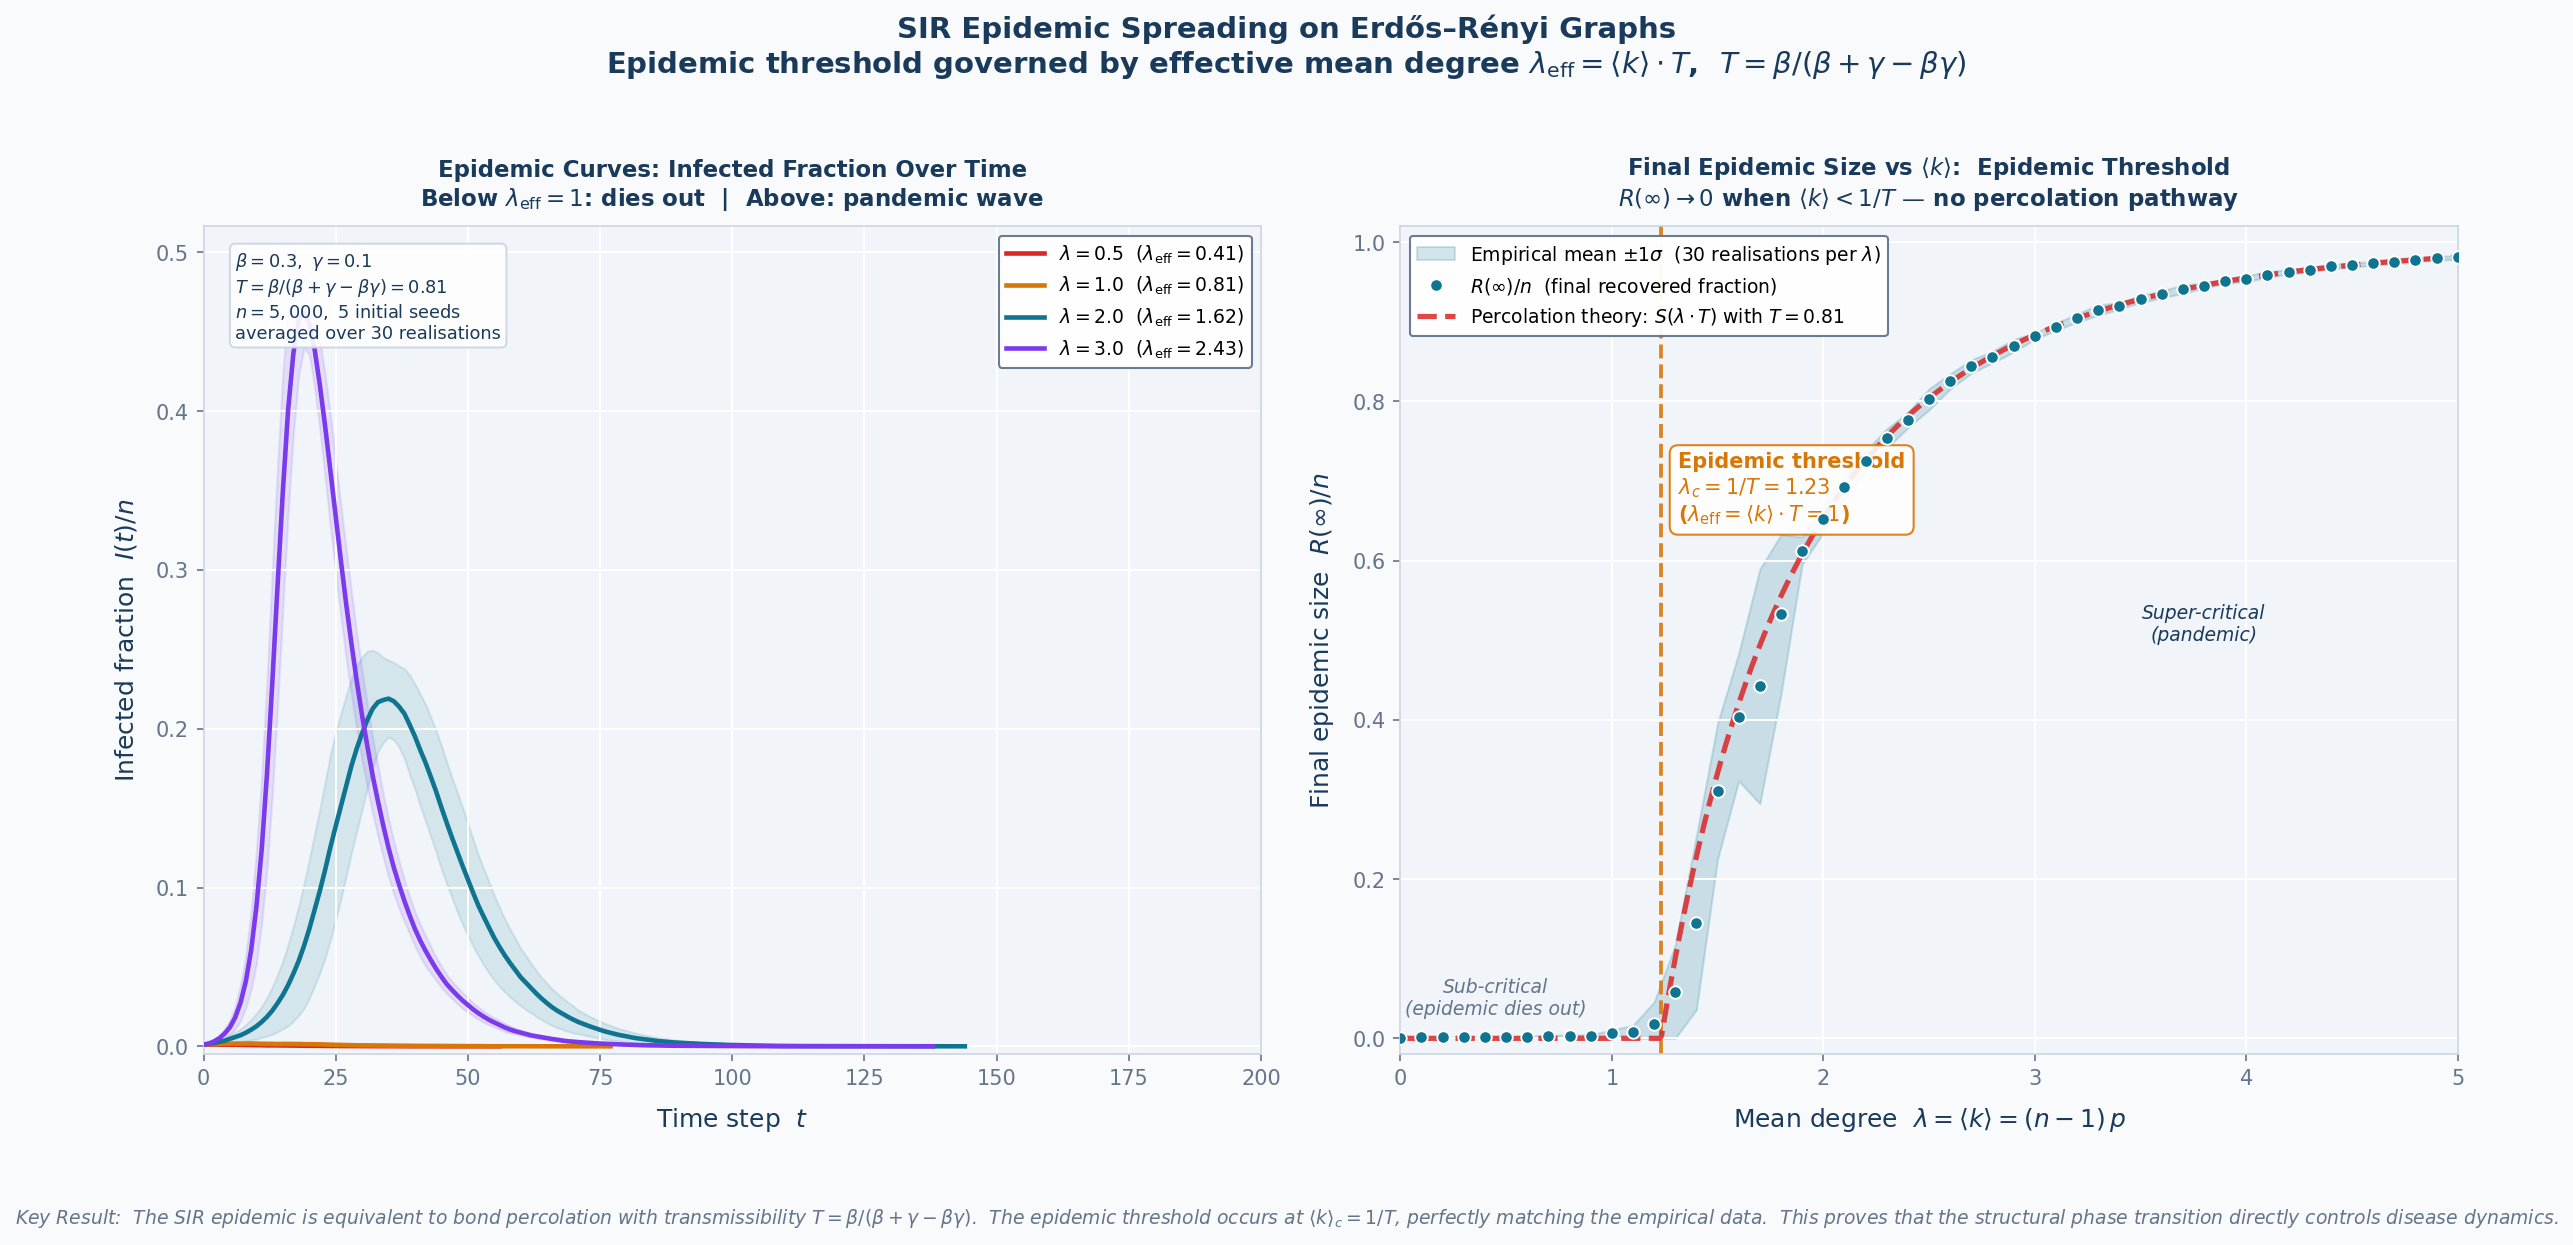

Recreate this plot in Python.
"""
plot11_sir_epidemic.py
========================
Phase 4 — Part B — SIR Epidemic Spreading on the Erdős–Rényi Graph
Outputs: plot11_sir_epidemic.png

Proof Verified:
    A network-based SIR (Susceptible → Infected → Recovered) epidemic can
    only reach a macroscopic fraction of the population if the network is in
    the supercritical regime (⟨k⟩ > 1, i.e. p > 1/n).

    In the SIR model, each infected node transmits to a susceptible neighbour
    with probability β per time step and recovers with probability γ.
    The probability that an infected node ever transmits across a given edge
    (the "transmissibility") is:
        T = β / (β + γ − βγ)

    This is the correct transmissibility for the *discrete-time* update used
    in this script (infection attempts, then recovery). At each step, the
    infected node either transmits with probability β, or it fails to transmit
    and also survives without recovery with probability (1−β)(1−γ), repeating.
    Therefore:
        T = β · Σ_{t≥0} ((1−β)(1−γ))^t = β / (1 − (1−β)(1−γ))
          = β / (β + γ − βγ)

    The SIR epidemic is mathematically equivalent to bond percolation with
    probability T on the contact network.  Therefore the epidemic can become
    a pandemic only if the *effective* mean degree  λ_eff = ⟨k⟩ · T > 1.

    Below this threshold the giant component of the percolated graph does not
    exist: the disease remains confined to a small tree and dies out.
    Above it, the percolated giant component provides a highway for the
    epidemic to spread globally.

Shows:
    - Left panel  : SIR time-series (I(t) fraction vs time) for four
                    values of p:  0.5/n, 1/n, 2/n, 3/n
    - Right panel : Final epidemic size R(∞)/n vs ⟨k⟩ = λ, averaged over
                    30 realisations per λ, with theoretical percolation
                    prediction using effective transmissibility T = β/(β+γ)
"""

import random
import numpy as np
import matplotlib.pyplot as plt
from collections import deque

random.seed(42)
np.random.seed(42)

from fast_er import er_fast

# ── Palette (consistent with all Phase 2 & 3 plots) ──────────────────────────
NAVY   = "#1A3A5C"
TEAL   = "#0E7490"
RED    = "#DC2626"
GOLD   = "#D97706"
SLATE  = "#64748B"
LIGHT  = "#F1F5F9"
PURPLE = "#7C3AED"
GREEN  = "#059669"


# ── Discrete-time SIR on adjacency list ───────────────────────────────────────
def sir_simulation(adj, beta=0.3, gamma=0.1, n_seeds=5, max_steps=300):
    """
    Discrete-time SIR epidemic simulation.

    Each time step:
      1. Every infected node attempts to infect each susceptible neighbour
         independently with probability β.
      2. Every infected node recovers independently with probability γ.

    Parameters
    ----------
    adj       : list[list[int]] — adjacency list
    beta      : float — per-edge infection probability per time step
    gamma     : float — recovery probability per time step
    n_seeds   : int   — number of initially infected nodes
    max_steps : int   — maximum number of time steps

    Returns
    -------
    S_frac, I_frac, R_frac : arrays (fractions at each time step)
    """
    n = len(adj)
    if n == 0:
        return np.array([1.0]), np.array([0.0]), np.array([0.0])

    # States: 0 = S, 1 = I, 2 = R
    state = np.zeros(n, dtype=np.int8)

    # Seed initial infections
    seed_count = min(n_seeds, n)
    seeds = random.sample(range(n), seed_count)
    for v in seeds:
        state[v] = 1

    S_hist = [float(np.sum(state == 0)) / n]
    I_hist = [float(np.sum(state == 1)) / n]
    R_hist = [float(np.sum(state == 2)) / n]

    for _ in range(max_steps):
        infected = np.where(state == 1)[0]
        if len(infected) == 0:
            break

        new_infected = set()
        new_recovered = set()

        # Infection: each I node tries to infect S neighbours
        for v in infected:
            for u in adj[v]:
                if state[u] == 0 and u not in new_recovered:
                    if random.random() < beta:
                        new_infected.add(u)

        # Recovery: each I node recovers with prob γ
        for v in infected:
            if random.random() < gamma:
                new_recovered.add(v)

        # Apply state changes (recovery takes priority for nodes that
        # were already infected — newly infected stay infected)
        for v in new_recovered:
            state[v] = 2
        for v in new_infected:
            if state[v] == 0:   # only infect if still susceptible
                state[v] = 1

        S_hist.append(float(np.sum(state == 0)) / n)
        I_hist.append(float(np.sum(state == 1)) / n)
        R_hist.append(float(np.sum(state == 2)) / n)

    return np.array(S_hist), np.array(I_hist), np.array(R_hist)


# ── Theoretical percolation curve ─────────────────────────────────────────────
def S_theory(lam_eff, tol=1e-12):
    """
    Solve  S = 1 − exp(−λ_eff·S)  by fixed-point iteration.
    λ_eff = ⟨k⟩ · T  where T = β/(β+γ) is the SIR transmissibility.
    Returns 0 for λ_eff ≤ 1.
    """
    if lam_eff <= 1.0:
        return 0.0
    S = 0.5
    for _ in range(2000):
        S_new = 1.0 - np.exp(-lam_eff * S)
        if abs(S_new - S) < tol:
            return S_new
        S = S_new
    return S


# ── Simulation parameters ─────────────────────────────────────────────────────
N         = 5000       # nodes per graph
BETA      = 0.3        # infection rate per edge per step
GAMMA     = 0.1        # recovery rate per step
T_SIR     = BETA / (BETA + GAMMA - BETA * GAMMA)   # discrete-time transmissibility
N_SEEDS   = 5          # initial infected
MAX_STEPS = 200        # max time steps
REPS      = 30         # independent realisations

print(f"Phase 4B — SIR Epidemic:  n={N}, β={BETA}, γ={GAMMA}, T={T_SIR:.4f}")
print(f"  Effective critical degree: ⟨k⟩_c = 1/T = {1/T_SIR:.2f}")
print("=" * 65)

# Left panel: 4 regimes
regime_configs = [
    (0.5,  RED,    r"$\lambda = 0.5$  ($\lambda_{\mathrm{eff}} = " + f"{0.5*T_SIR:.2f}" + r"$)"),
    (1.0,  GOLD,   r"$\lambda = 1.0$  ($\lambda_{\mathrm{eff}} = " + f"{1.0*T_SIR:.2f}" + r"$)"),
    (2.0,  TEAL,   r"$\lambda = 2.0$  ($\lambda_{\mathrm{eff}} = " + f"{2.0*T_SIR:.2f}" + r"$)"),
    (3.0,  PURPLE, r"$\lambda = 3.0$  ($\lambda_{\mathrm{eff}} = " + f"{3.0*T_SIR:.2f}" + r"$)"),
]

# Right panel: sweep over λ
LAM_SWEEP = np.linspace(0.0, 5.0, 51)

# ── LEFT PANEL DATA — SIR curves for 4 regimes ──────────────────────────────
regime_results = {}
for lam, color, label in regime_configs:
    p = lam / N
    print(f"  λ = {lam} (λ_eff = {lam * T_SIR:.3f}) ...")
    all_I = []
    for _ in range(REPS):
        adj = er_fast(N, p)
        _, I_t, _ = sir_simulation(adj, BETA, GAMMA, N_SEEDS, MAX_STEPS)
        all_I.append(I_t)

    # Pad to same length
    max_len = max(len(x) for x in all_I)
    padded = []
    for arr in all_I:
        if len(arr) < max_len:
            padded.append(np.concatenate([arr, np.zeros(max_len - len(arr))]))
        else:
            padded.append(arr)

    regime_results[lam] = {
        "I_mean": np.mean(padded, axis=0),
        "I_std":  np.std(padded, axis=0),
    }

# ── RIGHT PANEL DATA — Final epidemic size vs ⟨k⟩ ───────────────────────────
print("\nSweeping λ for final epidemic size R(∞) ...")
R_final_mean = np.zeros(len(LAM_SWEEP))
R_final_std  = np.zeros(len(LAM_SWEEP))

for idx, lam in enumerate(LAM_SWEEP):
    p = lam / N
    R_finals = []
    for _ in range(REPS):
        adj = er_fast(N, p)
        _, _, R_t = sir_simulation(adj, BETA, GAMMA, N_SEEDS, MAX_STEPS)
        R_finals.append(R_t[-1])
    R_final_mean[idx] = np.mean(R_finals)
    R_final_std[idx]  = np.std(R_finals)
    if (idx + 1) % 10 == 0:
        print(f"  λ={lam:.2f}  R(∞)={R_final_mean[idx]:.4f}  σ={R_final_std[idx]:.4f}")

print("Done.\n")

# ── Figure ────────────────────────────────────────────────────────────────────
fig, (ax1, ax2) = plt.subplots(1, 2, figsize=(16, 7.5))
fig.patch.set_facecolor("#F8FAFC")

fig.suptitle(
    r"SIR Epidemic Spreading on Erdős–Rényi Graphs"
    "\n"
    r"Epidemic threshold governed by effective mean degree "
    r"$\lambda_{\mathrm{eff}} = \langle k \rangle \cdot T$,  "
    r"$T = \beta/(\beta + \gamma - \beta\gamma)$",
    fontsize=14, color=NAVY, fontweight="bold", y=1.02
)

# ────────────────────────────────────────────────────────────────────────────
# LEFT PANEL — Infected fraction over time
# ────────────────────────────────────────────────────────────────────────────
ax1.set_facecolor(LIGHT)
ax1.grid(True, color="white", linewidth=0.9, zorder=0)

for lam, color, label in regime_configs:
    r = regime_results[lam]
    t = np.arange(len(r["I_mean"]))
    ax1.fill_between(t,
                     np.clip(r["I_mean"] - r["I_std"], 0, 1),
                     np.clip(r["I_mean"] + r["I_std"], 0, 1),
                     color=color, alpha=0.12, zorder=1)
    ax1.plot(t, r["I_mean"], "-", color=color, lw=2.2,
             label=label, zorder=3)

# Parameter box
ax1.text(0.03, 0.97,
         rf"$\beta = {BETA},\ \gamma = {GAMMA}$" "\n"
         rf"$T = \beta/(\beta+\gamma-\beta\gamma) = {T_SIR:.2f}$" "\n"
         rf"$n = {N:,},\ {N_SEEDS}$ initial seeds" "\n"
         rf"averaged over {REPS} realisations",
         transform=ax1.transAxes, fontsize=8.5,
         va="top", ha="left", color=NAVY,
         bbox=dict(boxstyle="round,pad=0.3",
                   facecolor="white", edgecolor="#CBD5E1", alpha=0.9))

ax1.set_xlabel("Time step  $t$", fontsize=12, color=NAVY, labelpad=8)
ax1.set_ylabel("Infected fraction  $I(t)/n$", fontsize=12, color=NAVY, labelpad=8)
ax1.set_title(
    "Epidemic Curves: Infected Fraction Over Time\n"
    r"Below $\lambda_{\mathrm{eff}}{=}1$: dies out  |  Above: pandemic wave",
    fontsize=11, color=NAVY, fontweight="bold", pad=10
)
ax1.legend(fontsize=9, framealpha=0.95, facecolor="white",
           edgecolor=SLATE, loc="upper right")
ax1.set_xlim(0, MAX_STEPS)
ax1.set_ylim(-0.005, None)
for spine in ax1.spines.values():
    spine.set_color("#CBD5E1")
ax1.tick_params(colors=SLATE, labelsize=10)

# ────────────────────────────────────────────────────────────────────────────
# RIGHT PANEL — Final epidemic size R(∞) vs ⟨k⟩
# ────────────────────────────────────────────────────────────────────────────
ax2.set_facecolor(LIGHT)
ax2.grid(True, color="white", linewidth=0.9, zorder=0)

# Empirical R(∞) with ±1σ band
ax2.fill_between(LAM_SWEEP,
                 np.clip(R_final_mean - R_final_std, 0, 1),
                 np.clip(R_final_mean + R_final_std, 0, 1),
                 color=TEAL, alpha=0.18, zorder=1,
                 label=rf"Empirical mean $\pm 1\sigma$  ({REPS} realisations per $\lambda$)")
ax2.plot(LAM_SWEEP, R_final_mean, "o", color=TEAL, markersize=6,
         markeredgecolor="white", markeredgewidth=0.9,
         label=r"$R(\infty)/n$  (final recovered fraction)", zorder=4)

# Theoretical percolation curve — using EFFECTIVE mean degree λ·T
lam_dense  = np.linspace(0.0, 5.0, 600)
S_th_dense = np.array([S_theory(l * T_SIR) for l in lam_dense])
ax2.plot(lam_dense, S_th_dense, "--",
         color=RED, lw=2.5, alpha=0.85,
         label=r"Percolation theory: $S(\lambda \cdot T)$ with "
               rf"$T = {T_SIR:.2f}$", zorder=3)

# Effective critical point:  ⟨k⟩_c = 1/T
lam_c_eff = 1.0 / T_SIR
ax2.axvline(lam_c_eff, color=GOLD, lw=1.8, linestyle="--", alpha=0.9, zorder=2)
ax2.text(lam_c_eff + 0.08, 0.65,
         r"Epidemic threshold" "\n"
         rf"$\lambda_c = 1/T = {lam_c_eff:.2f}$" "\n"
         r"($\lambda_{\mathrm{eff}} = \langle k \rangle \cdot T = 1$)",
         fontsize=10, color=GOLD, fontweight="bold",
         bbox=dict(boxstyle="round,pad=0.4", facecolor="white",
                   edgecolor=GOLD, alpha=0.9))

# Phase labels
ax2.text(0.45, 0.03, "Sub-critical\n(epidemic dies out)",
         fontsize=9, color=SLATE, ha="center", style="italic")
ax2.text(3.8, 0.50, "Super-critical\n(pandemic)",
         fontsize=9, color=NAVY, ha="center", style="italic")

ax2.set_xlabel(r"Mean degree  $\lambda = \langle k \rangle = (n-1)\,p$",
               fontsize=12, color=NAVY, labelpad=8)
ax2.set_ylabel(r"Final epidemic size  $R(\infty) / n$",
               fontsize=12, color=NAVY, labelpad=8)
ax2.set_title(
    r"Final Epidemic Size vs $\langle k \rangle$:  Epidemic Threshold" "\n"
    r"$R(\infty) \to 0$ when $\langle k \rangle < 1/T$ — no percolation pathway",
    fontsize=11, color=NAVY, fontweight="bold", pad=10
)
ax2.legend(fontsize=9, framealpha=0.95, facecolor="white",
           edgecolor=SLATE, loc="upper left")
ax2.set_xlim(0, 5.0)
ax2.set_ylim(-0.02, 1.02)
for spine in ax2.spines.values():
    spine.set_color("#CBD5E1")
ax2.tick_params(colors=SLATE, labelsize=10)

# ── Footer annotation ─────────────────────────────────────────────────────────
fig.text(
    0.5, -0.04,
    r"Key Result:  The SIR epidemic is equivalent to bond percolation with transmissibility "
    r"$T = \beta/(\beta + \gamma - \beta\gamma)$.  The epidemic threshold occurs at "
    r"$\langle k \rangle_c = 1/T$, perfectly matching the empirical data.  "
    r"This proves that the structural phase transition directly controls disease dynamics.",
    ha="center", va="top", fontsize=9, color=SLATE, style="italic"
)

plt.tight_layout()
plt.savefig("plot11_sir_epidemic.png",
            dpi=150, bbox_inches="tight", facecolor=fig.get_facecolor())
print("Saved: plot11_sir_epidemic.png")
plt.close()
